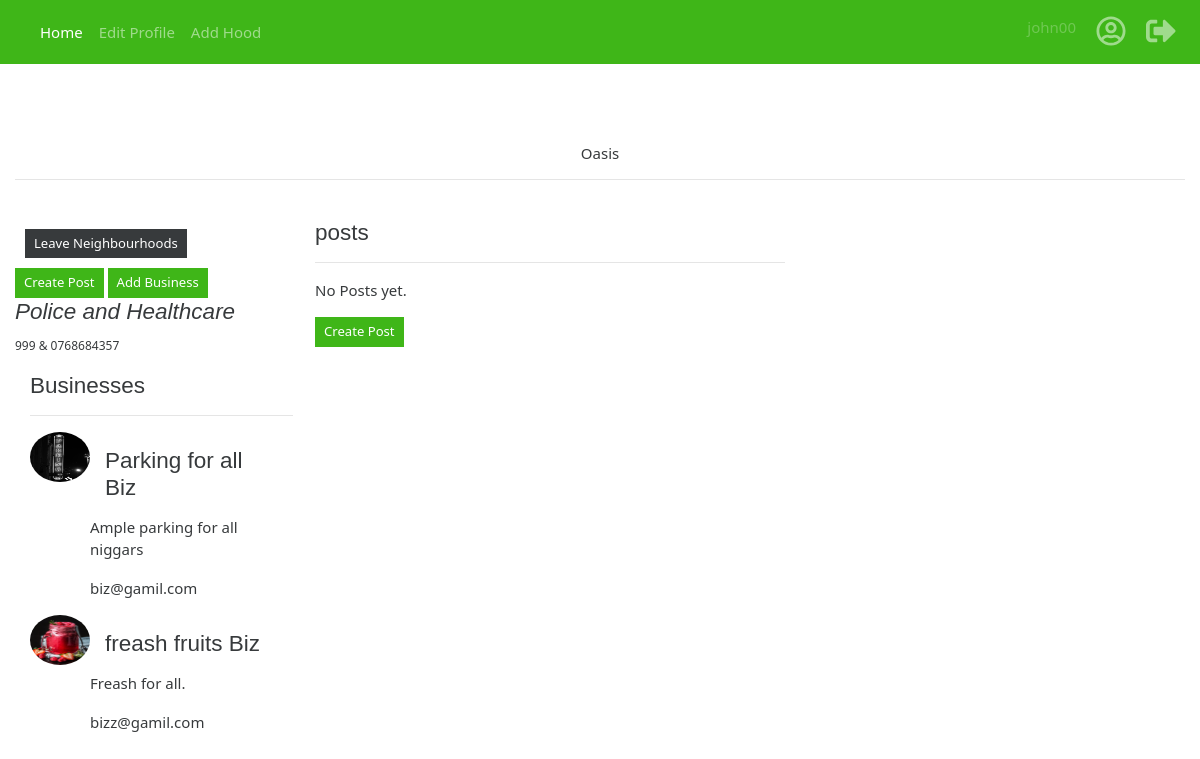
Screenshot of / (signed in) with the database file from the repository.
### nbr/models.py (models this page shows, shortened)
class Hood(models.Model):
    hood_photo = models.ImageField(upload_to='hoods/')
    hood_name = models.CharField(max_length=100, null=True)
    occupants_count = models.PositiveIntegerField(default=0)
    location = models.ForeignKey(Location, null=True)
    user = models.ForeignKey(User, on_delete=models.CASCADE, null=True)
    class Meta:
        ordering = ['hood_name']

class Location(models.Model):
    name = models.CharField(max_length=100,null=True)
    def __str__(self):
        return self.name

class Business(models.Model):
    b_photo = models.ImageField(upload_to='business/',null=True)
    b_name = models.CharField(max_length=100, blank=True, null=True)
    b_description = models.TextField(max_length=200, blank=True, null=True)
    b_email = models.CharField(max_length=100, blank=True, null=True)
    user = models.ForeignKey(User, on_delete=models.CASCADE,null=True)
    hood = models.ForeignKey(Hood, on_delete=models.CASCADE, related_name='biz',null=True)

### nbr/views.py (the view)
# urls.py: 2. Add a URL to urlpatterns:  url(r'^$', views.home, name='home')
def home(request):
    if request.user.is_authenticated:
        if Join.objects.filter(user_id=request.user).exists():
            hood = Hood.objects.get(pk=request.user.join.hood_id.id)
            posts = Posts.objects.filter(hood=request.user.join.hood_id.id)
            businesses = Business.objects.filter(
                hood=request.user.join.hood_id.id)
            return render(request, 'hoods/hood.html', {"hood": hood, "businesses": businesses, "posts": posts})
        else:
            neighbourhoods = Hood.objects.all()
            return render(request, 'index.html', {"neighbourhoods": neighbourhoods})
    else:
        neighbourhoods = Hood.objects.all()
        return render(request, 'index.html', {"neighbourhoods": neighbourhoods})

### nbr/templates/hoods/hood.html (shortened to what this page needs)
{%extends 'base.html'%}
{% block content %}
{% load bootstrap4 %}
<br>
<br>
<div class="c" style="padding-top: 24px">
</div>
<div class="container-fluid">
  <header>
    <h5 class="text-center"><small>{{hood.location}}</small></h5>
  </header>
  <hr>
  <br>
  <div class="row">
    <div class="col-3">
      <a class="btn btn-sm btn-secondary" href="{% url 'exitHood' hood.id %}" style="margin:10px">Leave Neighbourhoods</a>
      <br>
      <a class="btn btn-sm btn-success" href="{% url 'create_post' %}">Create Post</a>
      <a class="btn btn-sm btn-success" href="{% url 'add_business' %}">Add Business</a>
      <h4><i>Police and Healthcare</i></h4>
      <p><small>999 & 0768684357</small></p>
    </div>
    <div class="col-5">
      <h4>{{hood.hoods_name}} posts</h4>
      <hr>
      {%if posts%}
      {% for post in posts %}
      <div class="media">
        <div class="media-left media-top">
          <img src="{{post.user.profile_photo.url}}" class="media-object" style="width:80px">
        </div>
        <div class="media-body">
          <h4 class="media-heading">{{ post.title }}</h4>
          <p class="media-content">{{ post.content }}</p>
          <small>Resident: {{ post.posted_by }}</small>
          <hr>
        </div>
        <a href="{% url 'delete_post' post.id %}" class="btn btn-sm btn-success">Delete</a>
        <hr>
      </div>
      {% endfor %}
    <div>
      {% else %}
      <p>No Posts yet.</p>
      <a class="btn btn-sm btn-success" href="{% url 'create_post' %}">Create Post</a>
      {% endif %}
    </div>
  </div>
  <div class="col-3">
    <h4>Businesses</h4>
    <hr>
    {% if businesses %}
    {% for biz in businesses %}
    <div class="media">
      <div class="media-left media-top">
        <img class="img-fluid rounded-circle" src="{{biz.b_photo.url}}" class="media-object" style="height: 50px;
                  width: 60px;">
      </div>
      <div class="media-body">
        <h4 class="media-heading" style="padding:10px; margin:5px">{{biz.b_name}}</h4>
        <p>{{ biz.b_description }}</p>
        <p>{{ biz.b_email}}</p>
      </div>
    </div>
    {% endfor %}
      {% else %}
      <p>No Biz</p>
      <a class="btn btn-sm btn-success" href="{% url 'add_business' %}">Add Business</a>
      {% endif %}
  </div>
</div>
{% endblock %}

### nbr/templates/base.html (shortened to what this page needs)
{% load bootstrap4 %}
{% load static%}
<!DOCTYPE html>
<html>
<head>
  {% block styles %}
  {% bootstrap_css %}
  <link rel="stylesheet" href="{% static 'css/hood.css' %}">
  {% endblock %}
</head>
<body>
  {% include "navbar.html" %}
  {% block content %}{%endblock%}
</body>
</html>

### nbr/templates/navbar.html (shortened to what this page needs)
<html lang="en">
<head>
</head>
<nav class="navbar navbar-expand-lg navbar-dark bg-success">
  <div class="collapse navbar-collapse" id="navbarSupportedContent">
    <ul class="navbar-nav mr-auto">
      <li class="nav-item active">
        <a class="nav-link" href="/">Home <span class="sr-only">(current)</span></a>
      </li>
      <li class="nav-item">
        <a class="nav-link" href="{% url 'edit_profile' %}">Edit Profile</a>
      </li>
      <li class="nav-item">
        <a class="nav-link" href="{% url 'create_hood' %}">Add Hood</a>
      </li>
    </ul>
    <ul class="navbar-nav">
      <li class="nav-item">
        <a class="nav-link disabled" href="#" title="User">{{user}}</a>
      <li class="nav-item mx-1">
        <a class="nav-link" href="/profile/" title="profile"><i class="far fa-user-circle fa-2x"></i></i></a>
      </li>
      <li class="nav-item">
        <a class="nav-link" href="/logout" title="Logout"><i class="fas fa-sign-out-alt fa-2x"></i></i></a>
      </li>
    </ul>
  </div>
</nav>
<body>
</body>
</html>

### rows the page displays
Hood: location "Oasis"
Business: b_photo (picture), b_name "Parking for all Biz", b_description "Ample parking for all niggars", b_email "biz@gamil.com"
Business: b_photo (picture), b_name "freash fruits Biz", b_description "Freash for all.", b_email "bizz@gamil.com"

### other values shown
{{ user }} "john00"
